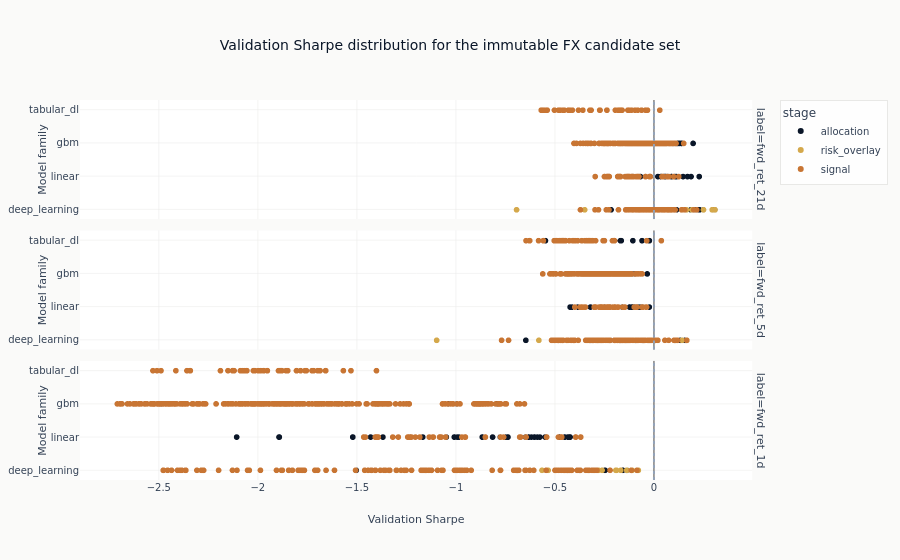

The notebook cell saved with this chart:
### Code cell
candidate_figure = px.scatter(
    candidate_evidence,
    x="sharpe",
    y="family",
    color="stage",
    facet_row="label",
    hover_data=["config_name", "backtest_hash"],
    title="Validation Sharpe distribution for the immutable FX candidate set",
    labels={"sharpe": "Validation Sharpe", "family": "Model family"},
)
candidate_figure.add_vline(x=0, line_dash="dot", line_color=COLORS["recede"])
candidate_figure.show()

### Figure 1 — Plotly figure (JSON) as saved in the notebook; plotly's stock layout.template omitted (floating-point values rounded to 4 significant figures; data arrays with more than 128 entries replaced by an {"elided": "..."} marker saying what was removed)
{"data": [{"customdata": [["lstm_h64", "0c8d095371b6"], ["tcn", "57216e0cad4f"], ["tcn", "6f732b281807"], ["lstm_h64", "2790c9c92c67"], ["ridge_a1000000.0", "747e7e47abaa"], ["lstm_h64", "1d28ad44869d"], ["lstm_h64", "a31fd8a02853"], ["lstm_h64", "53d9820f6f43"], ["tcn", "604cb70384e7"], ["tcn", "6251ff558f44"], ["leaves_15_huber", "7265cce74f77"], ["ridge_a10000000.0", "a8ca8711fbe0"], ["lstm_h64", "7be741e7baf1"], ["ridge_a1000000.0", "a7cb5005dd35"], ["tcn", "0795c1c450f7"], ["ridge_a10000000.0", "c3612f9b6e4c"], ["leaves_15_huber", "9ed7d1b470f7"], ["leaves_15_huber", "b546cdb268bd"], ["leaves_15_huber", "bc608aea5205"], ["default_mae", "473e960bd7b7"], ["nlinear", "2b1abcf4a93e"], ["ridge_a1000000.0", "5445ad5f1f5f"], ["leaves_15_mae", "0f2703fa47d4"], ["leaves_15_huber", "45dfe1862509"], ["ridge_a10000000.0", "99a74ea478af"], ["nlinear", "e851fe236130"], ["leaves_15_mae", "4b60c65c4d2b"], ["leaves_15_mse", "2b1f511107c3"], ["ridge_a1000000.0", "19ddce8e0e7d"], ["ridge_a100000.0", "ebb43aa760c9"], ["tcn", "0c04ff2fb017"], ["leaves_15_mse", "35b7591b4552"], ["nlinear", "3463f413a58d"], ["nlinear", "d61b1b602c37"], ["ridge_a1000000.0", "308e1f816136"], ["leaves_15_mae", "e6ab8e6186ec"], ["ridge_a10000000.0", "7e1a635137cf"], ["leaves_15_mse", "30f82fa1a3ca"], ["ridge_a100000.0", "b0b3218d33c0"], ["leaves_15_mae", "1ecb3c3ced4f"], ["ridge_a100000.0", "1a352b36e180"], ["default_mae", "0422fa9d97d9"], ["nlinear", "920b366071cc"], ["ridge_a10000000.0", "39029bbfd854"], ["ridge_a100000.0", "13d258cd7be1"], ["leaves_15_mse", "25c633890bf6"], ["ridge_a100000.0", "37e8e9528885"], ["default_mae", "45c34a640f7f"], ["leaves_15_mse", "1f1b342ba4ab"], ["default_mae", "27117ef4631b"], ["default_mae", "9caca8e4a690"], ["leaves_15_mse", "c7d5c07cfc8c"], ["leaves_15_mae", "55f291e6fdda"], ["leaves_15_huber", "0f74cd6835b7"], ["ridge_a1000000.0", "1163e8b7a491"], ["ridge_a10000000.0", "4daf1140a981"], ["leaves_15_mae", "69498ea5c638"], ["default_mae", "f3e0dfe24908"], ["ridge_a100000.0", "67bbbf7c43ce"], ["nlinear", "89e1034f68f7"]], "hovertemplate": "stage=allocation<br>label=fwd_ret_21d<br>Validation Sharpe=%{x}<br>Model family=%{y}<br>config_name=%{customdata[0]}<br>backtest_hash=%{customdata[1]}<extra></extra>", "legendgroup": "allocation", "marker": {"color": "#0a1628", "symbol": "circle"}, "mode": "markers", "name": "allocation", "showlegend": true, "type": "scattergl", "x": [0.3091, 0.2994, 0.2508, 0.2312, 0.2298, 0.2224, 0.2178, 0.2125, 0.2047, 0.199, 0.1989, 0.1886, 0.1875, 0.1705, 0.1634, 0.1483, 0.1412, 0.1394, 0.1284, 0.1204, 0.1149, 0.1148, 0.1145, 0.1078, 0.107, 0.1048, 0.09791, 0.09609, 0.08998, 0.08981, 0.08765, 0.07813, 0.07717, 0.07323, 0.06985, 0.06282, 0.05988, 0.05919, 0.05632, 0.05197, 0.05025, 0.04557, 0.04024, 0.03945, 0.03599, 0.03433, 0.02093, 0.01711, -0.0008373, -0.002015, -0.01433, -0.04883, -0.04945, -0.05104, -0.06691, -0.1068, -0.1069, -0.1183, -0.1739, -0.2155], "xaxis": "x3", "y": ["deep_learning", "deep_learning", "deep_learning", "deep_learning", "linear", "deep_learning", "deep_learning", "deep_learning", "deep_learning", "deep_learning", "gbm", "linear", "deep_learning", "linear", "deep_learning", "linear", "gbm", "gbm", "gbm", "gbm", "deep_learning", "linear", "gbm", "gbm", "linear", "deep_learning", "gbm", "gbm", "linear", "linear", "deep_learning", "gbm", "deep_learning", "deep_learning", "linear", "gbm", "linear", "gbm", "linear", "gbm", "linear", "gbm", "deep_learning", "linear", "linear", "gbm", "linear", "gbm", "gbm", "gbm", "gbm", "gbm", "gbm", "gbm", "linear", "linear", "gbm", "gbm", "linear", "deep_learning"], "yaxis": "y3"}, {"customdata": [["tcn", "5be9088e1692"], ["tcn", "30cc77493636"], ["tcn", "d33acd132356"], ["lstm_h64", "5de274d3f775"], ["lstm_h64", "6fc0e8f81a3d"], ["tabm_l", "069f80f90eca"], ["lstm_h64", "45c4a11a45d9"], ["ridge_a1000000.0", "aec0469863e2"], ["nlinear", "892b3edac932"], ["tabm_l", "5803dff7861c"], ["default_mae", "7df3f5fe73af"], ["ridge_a1000000.0", "673e7ea9cfd1"], ["ridge_a10000000.0", "5024d2c27596"], ["tcn", "ca6d8e28c342"], ["ridge_a1000000.0", "aa97a1bff4db"], ["nlinear", "e0e6a4b3f2da"], ["nlinear", "130203c3022b"], ["ridge_a10000000.0", "67658bd81bf3"], ["tabm_l", "ba03881d966b"], ["ridge_a10000000.0", "0c7ba4b66ba0"], ["enet_f0.35", "229a3ce4519e"], ["lasso_f0.35", "4b8c8a6f55c9"], ["ridge_a10000000.0", "4787533b58b7"], ["default_mae", "77c6a4eef3c3"], ["lasso_f0.35", "75b7b79b91d0"], ["enet_f0.35", "86337243e635"], ["ridge_a1000000.0", "6806b2b1da79"], ["nlinear", "2cf7efa15129"], ["lasso_f0.35", "393def4bde07"], ["leaves_31_mae", "b45d4c5f8e81"], ["enet_f0.35", "051f49cce435"], ["default_mae", "ef6d2dd3d27a"], ["leaves_31_mae", "dae8183721a3"], ["tabm_l", "a1ff6ff6d0bb"], ["leaves_31_mae", "00d483fa2591"], ["tabm_l", "291240ba8d71"], ["enet_f0.35", "387c20647094"], ["lasso_f0.35", "098077ded471"], ["lstm_h64", "7194a1147ad3"], ["tcn", "a9b1452ae0d7"], ["leaves_31_mae", "279a8d059277"], ["ridge_a1000000.0", "69e52d8503ff"], ["nlinear", "106a932e45c8"], ["default_mae", "1dc2c9dedaf2"], ["enet_f0.35", "600f8e21f659"], ["lasso_f0.35", "f8afafa00d89"], ["ridge_a10000000.0", "ab4d1625d319"], ["tcn", "38f4c1c01cc7"], ["leaves_31_mae", "9d7036ffad6c"], ["lstm_h64", "0c9a070acb42"], ["enet_f0.35", "33f67b40779b"], ["default_mae", "91c9599a5ef3"], ["default_mae", "f517afbeb0b5"], ["lasso_f0.35", "8ebe993db401"], ["ridge_a10000000.0", "ce41fc6b80c6"], ["ridge_a1000000.0", "cf77dcbd4d5e"], ["leaves_31_mae", "2cdfa10b73b5"], ["lstm_h64", "db9186884402"], ["tabm_l", "2b47bd8019cd"], ["nlinear", "f459bd9059a8"]], "hovertemplate": "stage=allocation<br>label=fwd_ret_5d<br>Validation Sharpe=%{x}<br>Model family=%{y}<br>config_name=%{customdata[0]}<br>backtest_hash=%{customdata[1]}<extra></extra>", "legendgroup": "allocation", "marker": {"color": "#0a1628", "symbol": "circle"}, "mode": "markers", "name": "allocation", "showlegend": false, "type": "scattergl", "x": [0.1587, 0.1356, 0.107, 0.00117, -0.01427, -0.02194, -0.02484, -0.02242, -0.05214, -0.05909, -0.03293, -0.05605, -0.06024, -0.05562, -0.06799, -0.09076, -0.09379, -0.0793, -0.1054, -0.08578, -0.09562, -0.09615, -0.1038, -0.09577, -0.1092, -0.1097, -0.1051, -0.1384, -0.1211, -0.1082, -0.1221, -0.1294, -0.116, -0.1641, -0.141, -0.1682, -0.1573, -0.1582, -0.1699, -0.171, -0.1755, -0.2204, -0.2199, -0.2187, -0.2477, -0.2483, -0.2706, -0.3227, -0.2815, -0.3177, -0.3195, -0.3255, -0.3578, -0.383, -0.4125, -0.4223, -0.4351, -0.4816, -0.5469, -0.646], "xaxis": "x2", "y": ["deep_learning", "deep_learning", "deep_learning", "deep_learning", "deep_learning", "tabular_dl", "deep_learning", "linear", "deep_learning", "tabular_dl", "gbm", "linear", "linear", "deep_learning", "linear", "deep_learning", "deep_learning", "linear", "tabular_dl", "linear", "linear", "linear", "linear", "gbm", "linear", "linear", "linear", "deep_learning", "linear", "gbm", "linear", "gbm", "gbm", "tabular_dl", "gbm", "tabular_dl", "linear", "linear", "deep_learning", "deep_learning", "gbm", "linear", "deep_learning", "gbm", "linear", "linear", "linear", "deep_learning", "gbm", "deep_learning", "linear", "gbm", "gbm", "linear", "linear", "linear", "gbm", "deep_learning", "tabular_dl", "deep_learning"], "yaxis": "y2"}, {"customdata": [["tcn", "a5ccff6b4223"], ["tcn", "d03d764957b9"], ["tcn", "0598eb3e9213"], ["tcn", "2c2ab28fde3e"], ["lasso_f0.85", "0a1d5087e5fe"], ["enet_f0.85", "ff417e95f0c4"], ["lasso_f0.7", "6c7d8a9e9e9e"], ["enet_f0.7", "29be1dd029ea"], ["enet_f0.85", "b8380738ba8f"], ["lasso_f0.85", "d7c4178f1106"], ["enet_f0.85", "533d75a02b70"], ["lasso_f0.85", "f21e73e3f4b3"], ["lasso_f0.85", "92420bfeb88d"], ["enet_f0.85", "f597af896172"], ["lasso_f0.7", "635a8337c658"], ["enet_f0.7", "b2c016364f22"], ["ridge_a10000000.0", "987f793c212c"], ["lasso_f0.7", "2440395d4b75"], ["enet_f0.7", "de119ed8b011"], ["ridge_a1000000.0", "6bb016c8d8d1"], ["ridge_a10000000.0", "c72389dc70f0"], ["enet_f0.5", "5b98b9e36485"], ["lasso_f0.5", "1a5f9124ee67"], ["ridge_a10000000.0", "0e5cc56bc53d"], ["enet_f0.7", "277d46bd83d1"], ["lasso_f0.7", "2ffa0dc79807"], ["lasso_f0.5", "7ea6001c4410"], ["enet_f0.5", "919b170b86b9"], ["ridge_a1000000.0", "15d3a170895d"], ["tcn", "ae7df9d9cb45"], ["lasso_f0.5", "625f6c6c78a3"], ["enet_f0.5", "b88fa6936d89"], ["ridge_a10000000.0", "a75fcf302ecc"], ["ridge_a1000000.0", "2a1d0c15e04d"], ["leaves_7_huber", "87b20355a4d0"], ["ridge_a1000000.0", "f422b147eddb"], ["lasso_f0.85", "326972bb7717"], ["enet_f0.85", "a151f3abb294"], ["leaves_7_huber", "2d7f50e8684a"], ["lasso_f0.7", "820cdcec741a"], ["lasso_f0.85", "df98cda1b07e"], ["enet_f0.5", "4159ddb2fbb3"], ["lasso_f0.5", "e9e293af0d39"], ["leaves_7_huber", "0b7cc2e8a76f"], ["leaves_7_huber", "5fbf635c40bf"], ["enet_f0.85", "6fa443f90dd2"], ["enet_f0.7", "c34f82f4d785"], ["ridge_a10000000.0", "9463bd890e0e"], ["ridge_a1000000.0", "80d27f1b7c30"], ["lasso_f0.5", "40a552a67a2e"], ["enet_f0.5", "c0ae81cacaf3"], ["tcn", "67de78e964de"], ["lasso_f0.7", "ca355dc18fbc"], ["enet_f0.7", "d11f2e93823f"], ["leaves_7_huber", "3f106270e439"], ["ridge_a10000000.0", "49be37e1facc"], ["lasso_f0.5", "34a0e6f754a5"], ["enet_f0.5", "99f385eee22d"], ["ridge_a1000000.0", "d2c20001e024"], ["leaves_7_huber", "9de068f9f8be"]], "hovertemplate": "stage=allocation<br>label=fwd_ret_1d<br>Validation Sharpe=%{x}<br>Model family=%{y}<br>config_name=%{customdata[0]}<br>backtest_hash=%{customdata[1]}<extra></extra>", "legendgroup": "allocation", "marker": {"color": "#0a1628", "symbol": "circle"}, "mode": "markers", "name": "allocation", "showlegend": false, "type": "scattergl", "x": [-0.1353, -0.1561, -0.2457, -0.3723, -0.4227, -0.4227, -0.4237, -0.4243, -0.4327, -0.4327, -0.4496, -0.4497, -0.4757, -0.4757, -0.4763, -0.4763, -0.548, -0.5422, -0.5422, -0.5753, -0.5875, -0.6024, -0.6025, -0.618, -0.6314, -0.6317, -0.6462, -0.6462, -0.6473, -0.6881, -0.7365, -0.7365, -0.7477, -0.7751, -0.7908, -0.8139, -0.8658, -0.8658, -0.8779, -0.9844, -0.992, -1.007, -1.007, -0.9941, -1.038, -1.048, -1.08, -1.167, -1.228, -1.368, -1.43, -1.503, -1.52, -1.52, -1.592, -1.893, -1.891, -1.891, -2.107, -2.487], "xaxis": "x", "y": ["deep_learning", "deep_learning", "deep_learning", "deep_learning", "linear", "linear", "linear", "linear", "linear", "linear", "linear", "linear", "linear", "linear", "linear", "linear", "linear", "linear", "linear", "linear", "linear", "linear", "linear", "linear", "linear", "linear", "linear", "linear", "linear", "deep_learning", "linear", "linear", "linear", "linear", "gbm", "linear", "linear", "linear", "gbm", "linear", "linear", "linear", "linear", "gbm", "gbm", "linear", "linear", "linear", "linear", "linear", "linear", "deep_learning", "linear", "linear", "gbm", "linear", "linear", "linear", "linear", "gbm"], "yaxis": "y"}, {"customdata": [["lstm_h64", "c22a1625f0e8"], ["lstm_h64", "05ab06891f1c"], ["lstm_h64", "d7936f846139"], ["lstm_h64", "a5e6eb6b861e"], ["lstm_h64", "f244313d25e7"], ["lstm_h64", "2522c12d1519"], ["lstm_h64", "b9fd852be6a4"], ["lstm_h64", "b2a05e6e11c8"], ["lstm_h64", "6093ba4e3b59"], ["lstm_h64", "3fceb41d958c"], ["lstm_h64", "9c228112e3e8"], ["lstm_h64", "7893bae2843d"], ["lstm_h64", "a2f6fe2b4a53"], ["lstm_h64", "5779159f6002"]], "hovertemplate": "stage=risk_overlay<br>label=fwd_ret_21d<br>Validation Sharpe=%{x}<br>Model family=%{y}<br>config_name=%{customdata[0]}<br>backtest_hash=%{customdata[1]}<extra></extra>", "legendgroup": "risk_overlay", "marker": {"color": "#D4A84B", "symbol": "circle"}, "mode": "markers", "name": "risk_overlay", "showlegend": true, "type": "scattergl", "x": [0.3091, 0.2959, 0.2953, 0.2515, 0.1929, 0.1651, 0.1422, 0.09042, 0.08931, -0.05067, -0.1109, -0.1278, -0.3487, -0.6928], "xaxis": "x3", "y": ["deep_learning", "deep_learning", "deep_learning", "deep_learning", "deep_learning", "deep_learning", "deep_learning", "deep_learning", "deep_learning", "deep_learning", "deep_learning", "deep_learning", "deep_learning", "deep_learning"], "yaxis": "y3"}, {"customdata": [["tcn", "13211c7bc44f"], ["tcn", "396feb7f1571"], ["tcn", "22364175340d"], ["tcn", "0947cf639113"], ["tcn", "ecb91e131f44"], ["tcn", "608b82dabf1f"], ["tcn", "0c3625482e91"], ["tcn", "c521156a2842"], ["tcn", "1a69099158c1"], ["tcn", "dfe6b3bb3d8e"], ["tcn", "9bb3d1bcad7a"], ["tcn", "1bac3c7c0d25"], ["tcn", "e6c20d3090b3"], ["tcn", "bc75435dd927"]], "hovertemplate": "stage=risk_overlay<br>label=fwd_ret_5d<br>Validation Sharpe=%{x}<br>Model family=%{y}<br>config_name=%{customdata[0]}<br>backtest_hash=%{customdata[1]}<extra></extra>", "legendgroup": "risk_overlay", "marker": {"color": "#D4A84B", "symbol": "circle"}, "mode": "markers", "name": "risk_overlay", "showlegend": false, "type": "scattergl", "x": [0.1671, 0.1663, 0.1432, 0.1188, 0.1082, 0.1064, 0.007754, -0.004708, -0.04816, -0.1012, -0.2781, -0.439, -0.5802, -1.096], "xaxis": "x2", "y": ["deep_learning", "deep_learning", "deep_learning", "deep_learning", "deep_learning", "deep_learning", "deep_learning", "deep_learning", "deep_learning", "deep_learning", "deep_learning", "deep_learning", "deep_learning", "deep_learning"], "yaxis": "y2"}, {"customdata": [["tcn", "adff944ffe35"], ["tcn", "2a9ca43f2292"], ["tcn", "dacefc3b79a8"], ["tcn", "b73f3b0650bc"], ["tcn", "114fcd5c942a"], ["tcn", "cf0a6e659185"], ["tcn", "f2c25238d35d"], ["tcn", "8331c4e849ff"], ["tcn", "180b2a05a56a"], ["tcn", "58b3f249a100"], ["tcn", "84cc1af55062"], ["tcn", "de9deb82f69f"], ["tcn", "84ec7d832dd3"], ["tcn", "ebde432ed3a1"]], "hovertemplate": "stage=risk_overlay<br>label=fwd_ret_1d<br>Validation Sharpe=%{x}<br>Model family=%{y}<br>config_name=%{customdata[0]}<br>backtest_hash=%{customdata[1]}<extra></extra>", "legendgroup": "risk_overlay", "marker": {"color": "#D4A84B", "symbol": "circle"}, "mode": "markers", "name": "risk_overlay", "showlegend": false, "type": "scattergl", "x": [-0.07762, -0.08037, -0.1091, -0.1118, -0.1133, -0.1363, -0.1665, -0.1884, -0.1914, -0.2609, -0.2791, -0.5333, -0.5643, -1.298], "xaxis": "x", "y": ["deep_learning", "deep_learning", "deep_learning", "deep_learning", "deep_learning", "deep_learning", "deep_learning", "deep_learning", "deep_learning", "deep_learning", "deep_learning", "deep_learning", "deep_learning", "deep_learning"], "yaxis": "y"}, {"customdata": {"elided": "520x2 str values"}, "hovertemplate": "stage=signal<br>label=fwd_ret_21d<br>Validation Sharpe=%{x}<br>Model family=%{y}<br>config_name=%{customdata[0]}<br>backtest_hash=%{customdata[1]}<extra></extra>", "legendgroup": "signal", "marker": {"color": "#C87533", "symbol": "circle"}, "mode": "markers", "name": "signal", "showlegend": true, "type": "scattergl", "x": {"elided": "520 float values"}, "xaxis": "x3", "y": {"elided": "520 str values"}, "yaxis": "y3"}, {"customdata": {"elided": "520x2 str values"}, "hovertemplate": "stage=signal<br>label=fwd_ret_5d<br>Validation Sharpe=%{x}<br>Model family=%{y}<br>config_name=%{customdata[0]}<br>backtest_hash=%{customdata[1]}<extra></extra>", "legendgroup": "signal", "marker": {"color": "#C87533", "symbol": "circle"}, "mode": "markers", "name": "signal", "showlegend": false, "type": "scattergl", "x": {"elided": "520 float values"}, "xaxis": "x2", "y": {"elided": "520 str values"}, "yaxis": "y2"}, {"customdata": {"elided": "524x2 str values"}, "hovertemplate": "stage=signal<br>label=fwd_ret_1d<br>Validation Sharpe=%{x}<br>Model family=%{y}<br>config_name=%{customdata[0]}<br>backtest_hash=%{customdata[1]}<extra></extra>", "legendgroup": "signal", "marker": {"color": "#C87533", "symbol": "circle"}, "mode": "markers", "name": "signal", "showlegend": false, "type": "scattergl", "x": {"elided": "524 float values"}, "xaxis": "x", "y": {"elided": "524 str values"}, "yaxis": "y"}], "layout": {"annotations": [{"showarrow": false, "text": "label=fwd_ret_1d", "textangle": 90, "x": 0.98, "xanchor": "left", "xref": "paper", "y": 0.1567, "yanchor": "middle", "yref": "paper"}, {"showarrow": false, "text": "label=fwd_ret_5d", "textangle": 90, "x": 0.98, "xanchor": "left", "xref": "paper", "y": 0.5, "yanchor": "middle", "yref": "paper"}, {"showarrow": false, "text": "label=fwd_ret_21d", "textangle": 90, "x": 0.98, "xanchor": "left", "xref": "paper", "y": 0.8433, "yanchor": "middle", "yref": "paper"}], "legend": {"title": {"text": "stage"}, "tracegroupgap": 0}, "shapes": [{"line": {"color": "#94a3b8", "dash": "dot"}, "type": "line", "x0": 0, "x1": 0, "xref": "x", "y0": 0, "y1": 1, "yref": "y domain"}, {"line": {"color": "#94a3b8", "dash": "dot"}, "type": "line", "x0": 0, "x1": 0, "xref": "x2", "y0": 0, "y1": 1, "yref": "y2 domain"}, {"line": {"color": "#94a3b8", "dash": "dot"}, "type": "line", "x0": 0, "x1": 0, "xref": "x3", "y0": 0, "y1": 1, "yref": "y3 domain"}], "title": {"text": "Validation Sharpe distribution for the immutable FX candidate set"}, "xaxis": {"anchor": "y", "domain": [0.0, 0.98], "title": {"text": "Validation Sharpe"}}, "xaxis2": {"anchor": "y2", "domain": [0.0, 0.98], "matches": "x", "showticklabels": false}, "xaxis3": {"anchor": "y3", "domain": [0.0, 0.98], "matches": "x", "showticklabels": false}, "yaxis": {"anchor": "x", "domain": [0.0, 0.3133], "title": {"text": "Model family"}}, "yaxis2": {"anchor": "x2", "domain": [0.3433, 0.6567], "matches": "y", "title": {"text": "Model family"}}, "yaxis3": {"anchor": "x3", "domain": [0.6867, 1.0], "matches": "y", "title": {"text": "Model family"}}}}
